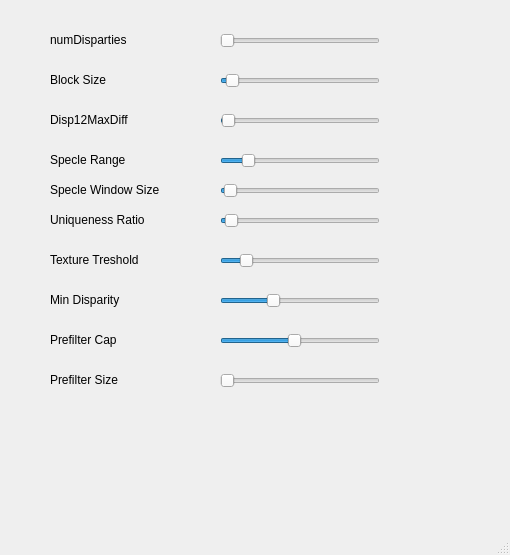
<?xml version="1.0" encoding="UTF-8"?>
<ui version="4.0">
 <class>DepthMapCalibrator</class>
 <widget class="QMainWindow" name="DepthMapCalibrator">
  <property name="geometry">
   <rect>
    <x>0</x>
    <y>0</y>
    <width>510</width>
    <height>555</height>
   </rect>
  </property>
  <property name="windowTitle">
   <string>MainWindow</string>
  </property>
  <widget class="QWidget" name="centralwidget">
   <widget class="QSlider" name="horizontalSlider">
    <property name="geometry">
     <rect>
      <x>220</x>
      <y>30</y>
      <width>160</width>
      <height>21</height>
     </rect>
    </property>
    <property name="maximum">
     <number>10</number>
    </property>
    <property name="singleStep">
     <number>1</number>
    </property>
    <property name="pageStep">
     <number>1</number>
    </property>
    <property name="value">
     <number>0</number>
    </property>
    <property name="orientation">
     <enum>Qt::Horizontal</enum>
    </property>
   </widget>
   <widget class="QLabel" name="label">
    <property name="geometry">
     <rect>
      <x>50</x>
      <y>30</y>
      <width>161</width>
      <height>20</height>
     </rect>
    </property>
    <property name="text">
     <string>numDisparties</string>
    </property>
   </widget>
   <widget class="QLabel" name="label_2">
    <property name="geometry">
     <rect>
      <x>50</x>
      <y>70</y>
      <width>161</width>
      <height>20</height>
     </rect>
    </property>
    <property name="text">
     <string>Block Size</string>
    </property>
   </widget>
   <widget class="QSlider" name="horizontalSlider_2">
    <property name="geometry">
     <rect>
      <x>220</x>
      <y>70</y>
      <width>160</width>
      <height>21</height>
     </rect>
    </property>
    <property name="minimum">
     <number>7</number>
    </property>
    <property name="maximum">
     <number>255</number>
    </property>
    <property name="singleStep">
     <number>1</number>
    </property>
    <property name="pageStep">
     <number>1</number>
    </property>
    <property name="value">
     <number>15</number>
    </property>
    <property name="orientation">
     <enum>Qt::Horizontal</enum>
    </property>
   </widget>
   <widget class="QLabel" name="label_3">
    <property name="geometry">
     <rect>
      <x>50</x>
      <y>110</y>
      <width>161</width>
      <height>20</height>
     </rect>
    </property>
    <property name="text">
     <string>Disp12MaxDiff</string>
    </property>
   </widget>
   <widget class="QSlider" name="horizontalSlider_3">
    <property name="geometry">
     <rect>
      <x>220</x>
      <y>110</y>
      <width>160</width>
      <height>21</height>
     </rect>
    </property>
    <property name="value">
     <number>1</number>
    </property>
    <property name="orientation">
     <enum>Qt::Horizontal</enum>
    </property>
   </widget>
   <widget class="QLabel" name="label_4">
    <property name="geometry">
     <rect>
      <x>50</x>
      <y>150</y>
      <width>161</width>
      <height>20</height>
     </rect>
    </property>
    <property name="text">
     <string>Specle Range</string>
    </property>
   </widget>
   <widget class="QSlider" name="horizontalSlider_4">
    <property name="geometry">
     <rect>
      <x>220</x>
      <y>150</y>
      <width>160</width>
      <height>21</height>
     </rect>
    </property>
    <property name="value">
     <number>14</number>
    </property>
    <property name="orientation">
     <enum>Qt::Horizontal</enum>
    </property>
   </widget>
   <widget class="QLabel" name="label_5">
    <property name="geometry">
     <rect>
      <x>50</x>
      <y>210</y>
      <width>161</width>
      <height>20</height>
     </rect>
    </property>
    <property name="text">
     <string>Uniqueness Ratio</string>
    </property>
   </widget>
   <widget class="QSlider" name="horizontalSlider_5">
    <property name="geometry">
     <rect>
      <x>220</x>
      <y>210</y>
      <width>160</width>
      <height>21</height>
     </rect>
    </property>
    <property name="value">
     <number>3</number>
    </property>
    <property name="orientation">
     <enum>Qt::Horizontal</enum>
    </property>
   </widget>
   <widget class="QLabel" name="label_6">
    <property name="geometry">
     <rect>
      <x>50</x>
      <y>250</y>
      <width>161</width>
      <height>20</height>
     </rect>
    </property>
    <property name="text">
     <string>Texture Treshold</string>
    </property>
   </widget>
   <widget class="QSlider" name="horizontalSlider_6">
    <property name="geometry">
     <rect>
      <x>220</x>
      <y>250</y>
      <width>160</width>
      <height>21</height>
     </rect>
    </property>
    <property name="value">
     <number>13</number>
    </property>
    <property name="orientation">
     <enum>Qt::Horizontal</enum>
    </property>
   </widget>
   <widget class="QLabel" name="label_7">
    <property name="geometry">
     <rect>
      <x>50</x>
      <y>290</y>
      <width>161</width>
      <height>20</height>
     </rect>
    </property>
    <property name="text">
     <string>Min Disparity</string>
    </property>
   </widget>
   <widget class="QSlider" name="horizontalSlider_7">
    <property name="geometry">
     <rect>
      <x>220</x>
      <y>290</y>
      <width>160</width>
      <height>21</height>
     </rect>
    </property>
    <property name="minimum">
     <number>-50</number>
    </property>
    <property name="value">
     <number>-3</number>
    </property>
    <property name="orientation">
     <enum>Qt::Horizontal</enum>
    </property>
   </widget>
   <widget class="QLabel" name="label_8">
    <property name="geometry">
     <rect>
      <x>50</x>
      <y>330</y>
      <width>161</width>
      <height>20</height>
     </rect>
    </property>
    <property name="text">
     <string>Prefilter Cap</string>
    </property>
   </widget>
   <widget class="QSlider" name="horizontalSlider_8">
    <property name="geometry">
     <rect>
      <x>220</x>
      <y>330</y>
      <width>160</width>
      <height>21</height>
     </rect>
    </property>
    <property name="minimum">
     <number>1</number>
    </property>
    <property name="maximum">
     <number>62</number>
    </property>
    <property name="value">
     <number>29</number>
    </property>
    <property name="orientation">
     <enum>Qt::Horizontal</enum>
    </property>
   </widget>
   <widget class="QLabel" name="label_9">
    <property name="geometry">
     <rect>
      <x>50</x>
      <y>370</y>
      <width>161</width>
      <height>20</height>
     </rect>
    </property>
    <property name="text">
     <string>Prefilter Size</string>
    </property>
   </widget>
   <widget class="QSlider" name="horizontalSlider_9">
    <property name="geometry">
     <rect>
      <x>220</x>
      <y>370</y>
      <width>160</width>
      <height>21</height>
     </rect>
    </property>
    <property name="minimum">
     <number>7</number>
    </property>
    <property name="value">
     <number>7</number>
    </property>
    <property name="orientation">
     <enum>Qt::Horizontal</enum>
    </property>
   </widget>
   <widget class="QLabel" name="label_10">
    <property name="geometry">
     <rect>
      <x>50</x>
      <y>180</y>
      <width>161</width>
      <height>20</height>
     </rect>
    </property>
    <property name="text">
     <string>Specle Window Size</string>
    </property>
   </widget>
   <widget class="QSlider" name="horizontalSlider_10">
    <property name="geometry">
     <rect>
      <x>220</x>
      <y>180</y>
      <width>160</width>
      <height>21</height>
     </rect>
    </property>
    <property name="value">
     <number>2</number>
    </property>
    <property name="orientation">
     <enum>Qt::Horizontal</enum>
    </property>
   </widget>
   <widget class="QLabel" name="label_11">
    <property name="geometry">
     <rect>
      <x>400</x>
      <y>30</y>
      <width>81</width>
      <height>20</height>
     </rect>
    </property>
    <property name="text">
     <string/>
    </property>
   </widget>
   <widget class="QLabel" name="label_12">
    <property name="geometry">
     <rect>
      <x>400</x>
      <y>70</y>
      <width>81</width>
      <height>20</height>
     </rect>
    </property>
    <property name="text">
     <string/>
    </property>
   </widget>
   <widget class="QLabel" name="label_13">
    <property name="geometry">
     <rect>
      <x>400</x>
      <y>110</y>
      <width>81</width>
      <height>20</height>
     </rect>
    </property>
    <property name="text">
     <string/>
    </property>
   </widget>
   <widget class="QLabel" name="label_14">
    <property name="geometry">
     <rect>
      <x>400</x>
      <y>150</y>
      <width>81</width>
      <height>20</height>
     </rect>
    </property>
    <property name="text">
     <string/>
    </property>
   </widget>
   <widget class="QLabel" name="label_15">
    <property name="geometry">
     <rect>
      <x>400</x>
      <y>180</y>
      <width>81</width>
      <height>20</height>
     </rect>
    </property>
    <property name="text">
     <string/>
    </property>
   </widget>
   <widget class="QLabel" name="label_16">
    <property name="geometry">
     <rect>
      <x>400</x>
      <y>210</y>
      <width>81</width>
      <height>20</height>
     </rect>
    </property>
    <property name="text">
     <string/>
    </property>
   </widget>
   <widget class="QLabel" name="label_17">
    <property name="geometry">
     <rect>
      <x>400</x>
      <y>250</y>
      <width>81</width>
      <height>20</height>
     </rect>
    </property>
    <property name="text">
     <string/>
    </property>
   </widget>
   <widget class="QLabel" name="label_18">
    <property name="geometry">
     <rect>
      <x>400</x>
      <y>290</y>
      <width>81</width>
      <height>20</height>
     </rect>
    </property>
    <property name="text">
     <string/>
    </property>
   </widget>
   <widget class="QLabel" name="label_19">
    <property name="geometry">
     <rect>
      <x>400</x>
      <y>330</y>
      <width>81</width>
      <height>20</height>
     </rect>
    </property>
    <property name="text">
     <string/>
    </property>
   </widget>
   <widget class="QLabel" name="label_20">
    <property name="geometry">
     <rect>
      <x>400</x>
      <y>370</y>
      <width>81</width>
      <height>20</height>
     </rect>
    </property>
    <property name="text">
     <string/>
    </property>
   </widget>
  </widget>
  <widget class="QMenuBar" name="menubar">
   <property name="geometry">
    <rect>
     <x>0</x>
     <y>0</y>
     <width>510</width>
     <height>22</height>
    </rect>
   </property>
  </widget>
  <widget class="QStatusBar" name="statusbar"/>
 </widget>
 <resources/>
 <connections>
  <connection>
   <sender>horizontalSlider</sender>
   <signal>sliderReleased()</signal>
   <receiver>DepthMapCalibrator</receiver>
   <slot>updateValues()</slot>
   <hints>
    <hint type="sourcelabel">
     <x>299</x>
     <y>62</y>
    </hint>
    <hint type="destinationlabel">
     <x>216</x>
     <y>277</y>
    </hint>
   </hints>
  </connection>
  <connection>
   <sender>horizontalSlider_9</sender>
   <signal>sliderReleased()</signal>
   <receiver>DepthMapCalibrator</receiver>
   <slot>updateValues()</slot>
   <hints>
    <hint type="sourcelabel">
     <x>299</x>
     <y>382</y>
    </hint>
    <hint type="destinationlabel">
     <x>216</x>
     <y>277</y>
    </hint>
   </hints>
  </connection>
  <connection>
   <sender>horizontalSlider_8</sender>
   <signal>sliderReleased()</signal>
   <receiver>DepthMapCalibrator</receiver>
   <slot>updateValues()</slot>
   <hints>
    <hint type="sourcelabel">
     <x>299</x>
     <y>342</y>
    </hint>
    <hint type="destinationlabel">
     <x>216</x>
     <y>277</y>
    </hint>
   </hints>
  </connection>
  <connection>
   <sender>horizontalSlider_7</sender>
   <signal>sliderReleased()</signal>
   <receiver>DepthMapCalibrator</receiver>
   <slot>updateValues()</slot>
   <hints>
    <hint type="sourcelabel">
     <x>299</x>
     <y>302</y>
    </hint>
    <hint type="destinationlabel">
     <x>216</x>
     <y>277</y>
    </hint>
   </hints>
  </connection>
  <connection>
   <sender>horizontalSlider_6</sender>
   <signal>sliderReleased()</signal>
   <receiver>DepthMapCalibrator</receiver>
   <slot>updateValues()</slot>
   <hints>
    <hint type="sourcelabel">
     <x>299</x>
     <y>262</y>
    </hint>
    <hint type="destinationlabel">
     <x>216</x>
     <y>277</y>
    </hint>
   </hints>
  </connection>
  <connection>
   <sender>horizontalSlider_5</sender>
   <signal>sliderReleased()</signal>
   <receiver>DepthMapCalibrator</receiver>
   <slot>updateValues()</slot>
   <hints>
    <hint type="sourcelabel">
     <x>299</x>
     <y>222</y>
    </hint>
    <hint type="destinationlabel">
     <x>216</x>
     <y>277</y>
    </hint>
   </hints>
  </connection>
  <connection>
   <sender>horizontalSlider_4</sender>
   <signal>sliderReleased()</signal>
   <receiver>DepthMapCalibrator</receiver>
   <slot>updateValues()</slot>
   <hints>
    <hint type="sourcelabel">
     <x>299</x>
     <y>182</y>
    </hint>
    <hint type="destinationlabel">
     <x>216</x>
     <y>277</y>
    </hint>
   </hints>
  </connection>
  <connection>
   <sender>horizontalSlider_3</sender>
   <signal>sliderReleased()</signal>
   <receiver>DepthMapCalibrator</receiver>
   <slot>updateValues()</slot>
   <hints>
    <hint type="sourcelabel">
     <x>299</x>
     <y>142</y>
    </hint>
    <hint type="destinationlabel">
     <x>216</x>
     <y>277</y>
    </hint>
   </hints>
  </connection>
  <connection>
   <sender>horizontalSlider_2</sender>
   <signal>sliderReleased()</signal>
   <receiver>DepthMapCalibrator</receiver>
   <slot>updateValues()</slot>
   <hints>
    <hint type="sourcelabel">
     <x>299</x>
     <y>102</y>
    </hint>
    <hint type="destinationlabel">
     <x>216</x>
     <y>277</y>
    </hint>
   </hints>
  </connection>
  <connection>
   <sender>horizontalSlider_10</sender>
   <signal>sliderReleased()</signal>
   <receiver>DepthMapCalibrator</receiver>
   <slot>updateValues()</slot>
   <hints>
    <hint type="sourcelabel">
     <x>79</x>
     <y>32</y>
    </hint>
    <hint type="destinationlabel">
     <x>254</x>
     <y>277</y>
    </hint>
   </hints>
  </connection>
 </connections>
 <slots>
  <slot>updateValues()</slot>
 </slots>
</ui>
